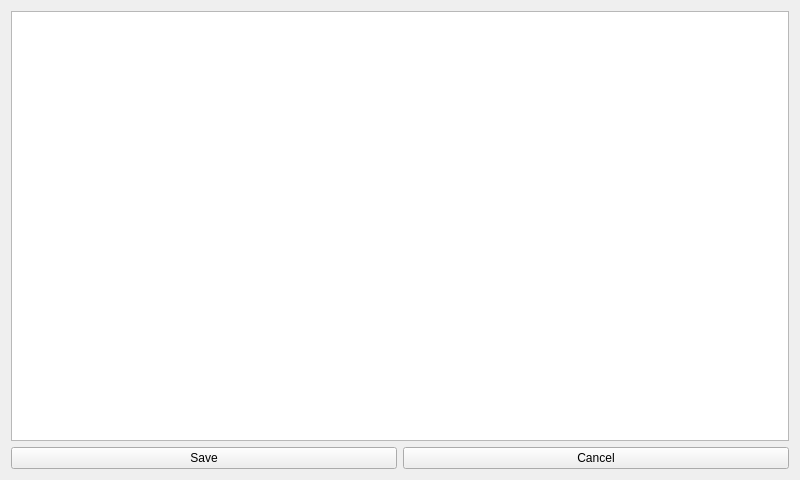
<?xml version="1.0" encoding="UTF-8"?>
<ui version="4.0">
 <class>EditWindow</class>
 <widget class="QMainWindow" name="EditWindow">
  <property name="geometry">
   <rect>
    <x>0</x>
    <y>0</y>
    <width>800</width>
    <height>480</height>
   </rect>
  </property>
  <property name="windowTitle">
   <string>EasyList - by Willem Liu</string>
  </property>
  <widget class="QWidget" name="centralWidget">
   <layout class="QVBoxLayout" name="verticalLayout">
    <item>
     <layout class="QGridLayout" name="gridLayout">
      <item row="0" column="0">
       <widget class="QTextEdit" name="textEdit"/>
      </item>
     </layout>
    </item>
    <item>
     <layout class="QGridLayout" name="gridLayout_2">
      <item row="0" column="1">
       <widget class="QPushButton" name="cancelPushButton">
        <property name="text">
         <string>Cancel</string>
        </property>
       </widget>
      </item>
      <item row="0" column="0">
       <widget class="QPushButton" name="savePushButton">
        <property name="text">
         <string>Save</string>
        </property>
       </widget>
      </item>
     </layout>
    </item>
   </layout>
  </widget>
 </widget>
 <layoutdefault spacing="6" margin="11"/>
 <resources/>
 <connections/>
</ui>
